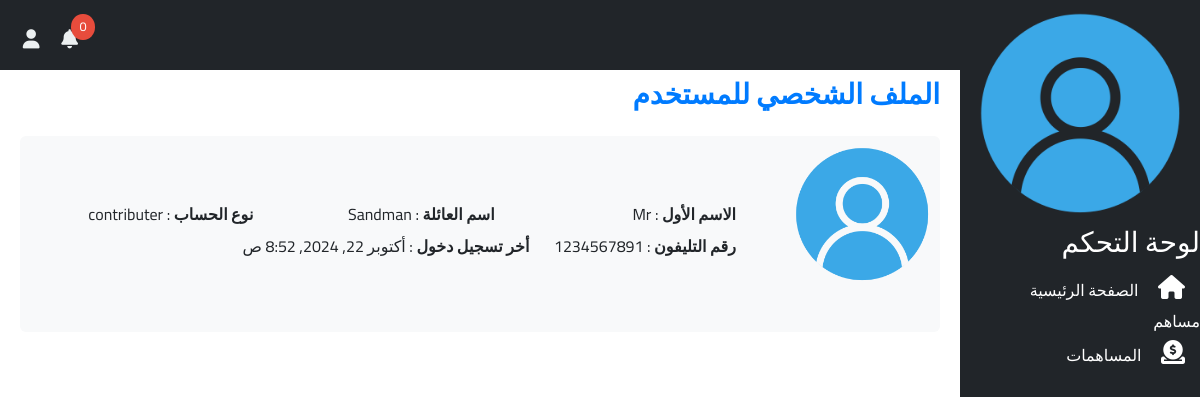
The app's page /dashboard/users/view/2 (signed in), older data.
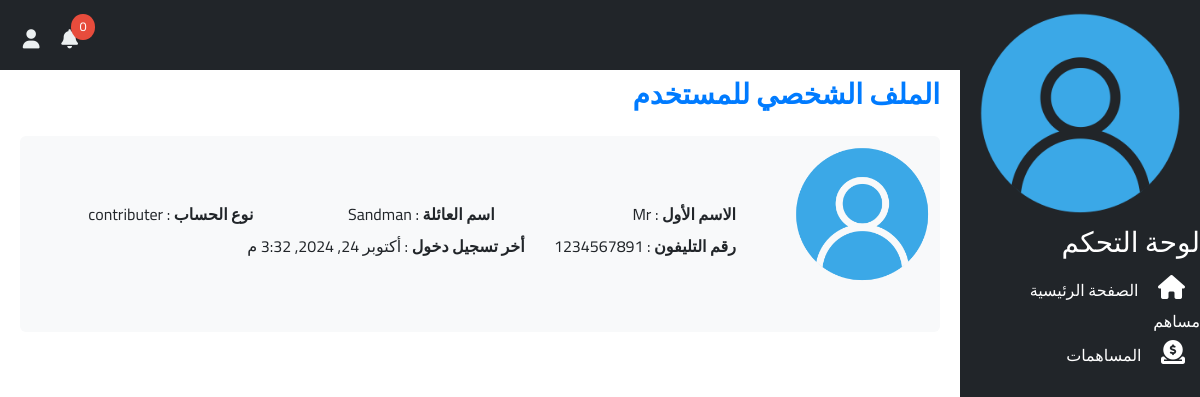
The same page, newer data.
### user_auth/models.py (models this page shows, shortened)
class User(AbstractUser):
    username = None  # Remove username field
    phone_number = models.CharField(max_length=10, unique=True, default='')  # New phone number field
    profile_pic = models.ImageField(upload_to='profile_pics/', max_length=1200, blank=True, null=True)
    ACCOUNT_TYPE_CHOICES = [
        ('admin', _('Administrator')),
        ('seller', _('Seller')),
        ('contributor', _('Contributor')),
    ]
    account_type = models.CharField(
        verbose_name=_('Account Type'),
        max_length=12,
        choices=ACCOUNT_TYPE_CHOICES,
    )
    notifications_count = models.IntegerField(default=0)  # Initialize notifications count
    orders_count = models.IntegerField(default=0)  # Initialize orders count
    USERNAME_FIELD = 'phone_number'
    REQUIRED_FIELDS = ['email']  # Optional email field
    objects = UserManager()

### dashboard/views.py (the view)
# urls.py: path('users/view/<int:id>',views.user_view,name='view_user'),
@login_required
@user_passes_test(tests.is_contributor_or_staff)
def user_view(request, id=None):
    if id is None:  # No ID is passed, show the logged-in user's profile
        user = request.user
    else:
        if request.user.is_staff or request.user.pk == id:
            user = get_user_model().objects.get(pk=id)
        else:
            raise PermissionDenied
    context = {
        'user': user
    }
    return render(request, 'dashboard/user-view.html', context=context)

### dashboard/context_processors.py (called while the page is built)
def user_info(request):
    return {
        'is_staff': request.user.is_staff,
        'is_authenticated': request.user.is_authenticated,
    }

def global_context(request):
    admin = get_user_model().objects.filter(is_superuser=True,is_staff=True).first()
    return {
        'notifications_count': admin.notifications_count,  # Use the stored count
        'orders_count': admin.orders_count,
    }

### dashboard/tests.py (called while the page is built)
def is_contributor_or_staff(user):
    return user.account_type == 'contributer' or user.is_staff

### user_auth/authentication.py (called while the page is built)
    def get_user(self, user_id):
        try:
            return User.objects.get(pk=user_id)
        except User.DoesNotExist:
            return None

### dashboard/templates/dashboard/user-view.html (shortened to what this page needs)
{% extends 'dashboard/index.html' %}
{% load static %}
{% load i18n %}
{% block extra_css %}
  <link rel="stylesheet" href="{% static 'dashboard/css/profile.css' %}" />
{% endblock %}
{% block heading %}
  {% trans 'User Profile' %}
{% endblock %}
{% block PageContent %}
  <div class="bg-light p-2 m-2 rounded d-flex align-items-center position-relative">
    <div id="image-upload" class="position-relative">
      {% if user.profile_pic %}
        <img src="{{ user.profile_pic.url }}" width="140" alt="{{ user.name }}" id="user-image" />
      {% else %}
        <img src="{% static 'img/user.png' %}" width="140" alt="{{ user.name }}" id="user-image" />
      {% endif %}
    </div>
    <div class="d-flex flex-column flex-grow-1">
      <div class="user-data d-flex flex-column justify-content-between ms-2 flex-grow-1 mb-auto">
        <div class="row justify-content-between flex-fill mb-2">
          <span class="col"><strong>{% trans 'First Name' %}</strong> : {{ user.first_name }}</span>
          <span class="col"><strong>{% trans 'Last Name' %}</strong> : {{ user.last_name }}</span>
          {% if user.account_type %}
            <span class="col"><strong>{% trans 'Account type' %}</strong> : {{ user.get_account_type_display }}</span>
          {% endif %}
        </div>
        <div class="row justify-content-between flex-fill mb-2">
          <span class="col"><strong>{% trans 'Phone Number' %}</strong> : {{ user.phone_number }}</span>
          <span class="col"><strong>{% trans 'Last Login' %}</strong> : {{ user.last_login }}</span>
          <span class="col"><strong></strong> </span>
        </div>
      </div>
    </div>
  </div>
{% endblock %}

Row changes from the older to the newer data that the page shows:
changed User "Mr": last_login "أكتوبر 22, 2024, 8:52 ص" → "أكتوبر 24, 2024, 3:32 م"
